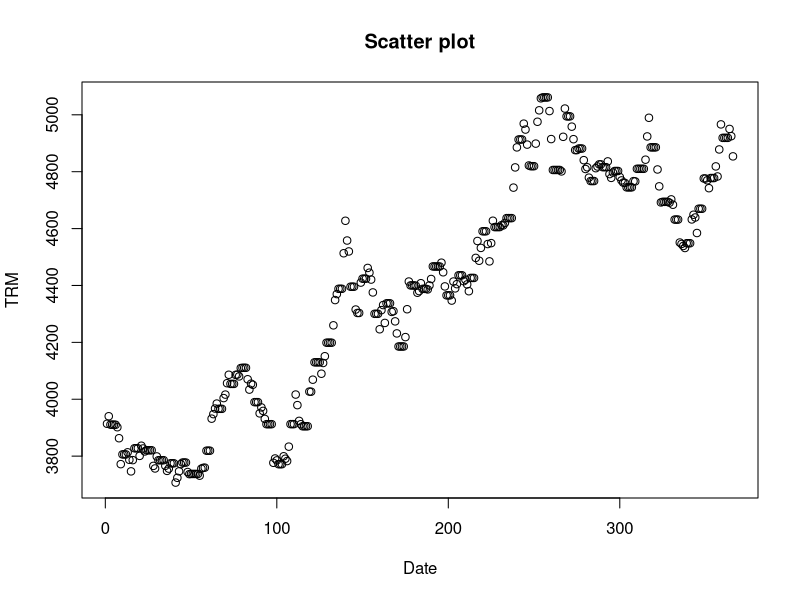
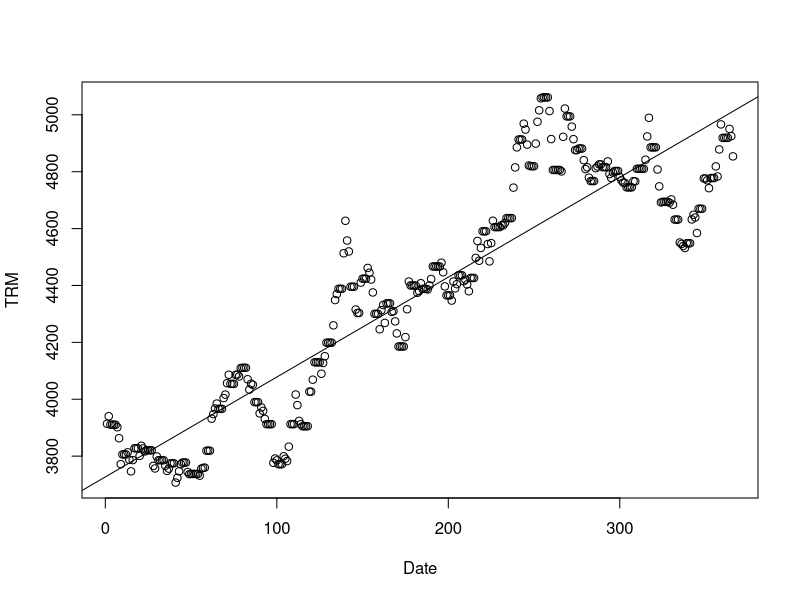
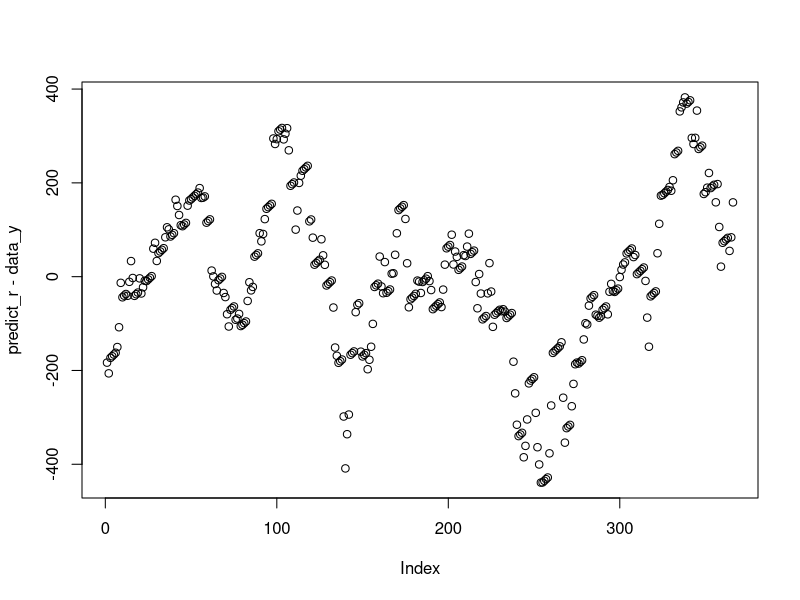

Write the R code that produced these figures, in order.
library(readxl)
Regresion_lineal_dolar <- read_excel("Class05/Regresion_lineal_dolar.xlsx", col_types = c("numeric", "numeric"))
View(Regresion_lineal_dolar)

# Grafique un diagrama de dispersión de los datos.
# Interpretar.

data<-Regresion_lineal_dolar
data_x <- data$`Fecha (dd/mm/aaaa)`
data_y <- data$`Tasa de cambio representativa del mercado (TRM)`
plot(data_x, data_y, xlab = "Date", ylab="TRM", main= "Scatter plot")

# Calcule la ecuación de la recta de regresión, interprete la
# pendiente de la recta de regresión

regression <- lm(data_y~data_x, data = data)
regression
summary(regression)
plot(data_x, data_y, xlab= 'Date', ylab='TRM')
abline(regression)

# Estime el precio del dólar utilizando la recta de regresión
# (para cada valor de x) y halle los residuales.
estimacion <- data.frame(X = seq(1,366))
predict_r <- predict(regression, newdata=estimacion)
# Otra opción
# predict_r - data_y
residual <- resid(regression)
plot(predict_r - data_y)

# Calcule s^2 (La Varianza del Modelo) y compárelo con el valor hallado en la tabla ANOVA
s_varianza <- residual^2
s_varianza
varianza <- sum(s_varianza)/364
anova(regression)

# Realice la tabla ANOVA y analice la significancia del modelo. Pr(>F)
anova(regression)

# Con un nivel de significancia de 0.05 pruebe la hipótesis que 
# de la pendiente es diferente de cero. Se hace con F value: 1864.1
pf(0,1,364)

#  Halle e interprete R^2 y r.
SCE <- 9838270
SCE
STC <- 50383409 + 9838270
STC

R2 <- 1 - (SCE/STC)
R2

r <- sqrt(R2)
r
#  Menciones las ventajas y las desventajas de la regresión lineal simple.
